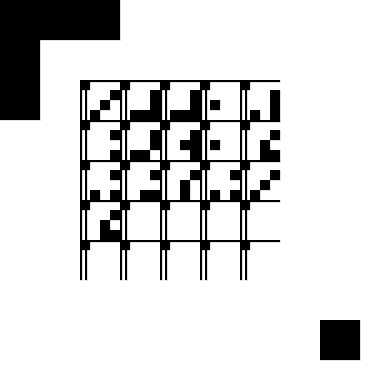
Frame 1 (no input)
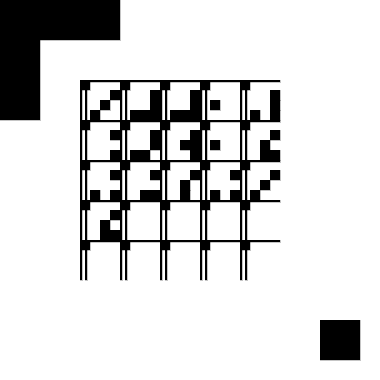
Frame 2 (the mouse pressed at the canvas centre, redrawn once)

The Processing sketch that drew these frames (run headless with seeded random() and noise(); the mouse was pressed at the canvas centre and the sketch redrawn once):

// Processing sketch: main_write
// ── main_write.pde
int side = 10;

int bitIndex = 0;
int X,Y;
int numberofColumns = 5;
int numberofRows = 5;
int blockLength = numberofRows*numberofColumns;
int columnIndex,rowIndex;
int blockPositionX = 0;
int blockPositionY = 0;
int globalIndex = 0;
int xBlocks = 4;
int yBlocks = 7;
int blockIndex = 0;
String message = "TOO MANY SECRETS";
int[] blockArray = new int[blockLength];

void setup() {
  size(380,380);
  background(255);
  strokeWeight(0.01);
  fill(0);
  for(int localIndex = 0;localIndex < message.length();localIndex++){
    blockArray[localIndex] = int(message.charAt(localIndex));
  }
}

void draw() {
 blockWrite(); 
 noLoop();
}

void blockWrite(){
  rect(blockPositionX,blockPositionY,4*side,12*side);
  rect(blockPositionX,blockPositionY,12*side,4*side);
  rect(blockPositionX + side*(12 + 4*numberofColumns),blockPositionY + side*(12 + 4*numberofRows),4*side,4*side);
  globalIndex = 0;
  for(rowIndex = 0;rowIndex < numberofRows;rowIndex++){
   for(columnIndex = 0;columnIndex < numberofColumns;columnIndex++){
     charWrite(blockPositionX + 8*side + 4*side*columnIndex,blockPositionY + 8*side + rowIndex*4*side,blockArray[globalIndex]);
     globalIndex++;
   }
 }
}

void charWrite(int localX, int localY,int localInt){//stripped down version
  fill(0);
  rect(localX, localY,side,side);//alignment and calibration bit
  rect(localX, localY + side,side/4,3*side);
  rect(localX+side/2, localY + side,side/4,3*side);
  rect(localX + side,localY,3*side,side/4);

  bitIndex = 8;
  for(int indexY = 1;indexY < 4;indexY++){
    for(int indexX = 1;indexX < 4;indexX++){
      if((localInt & int(pow(float(2),float(bitIndex)))) >> bitIndex == 1){
        rect(localX + indexX*side,localY + indexY*side,side,side);          
      }      
      bitIndex--;
    }
  } 
}
